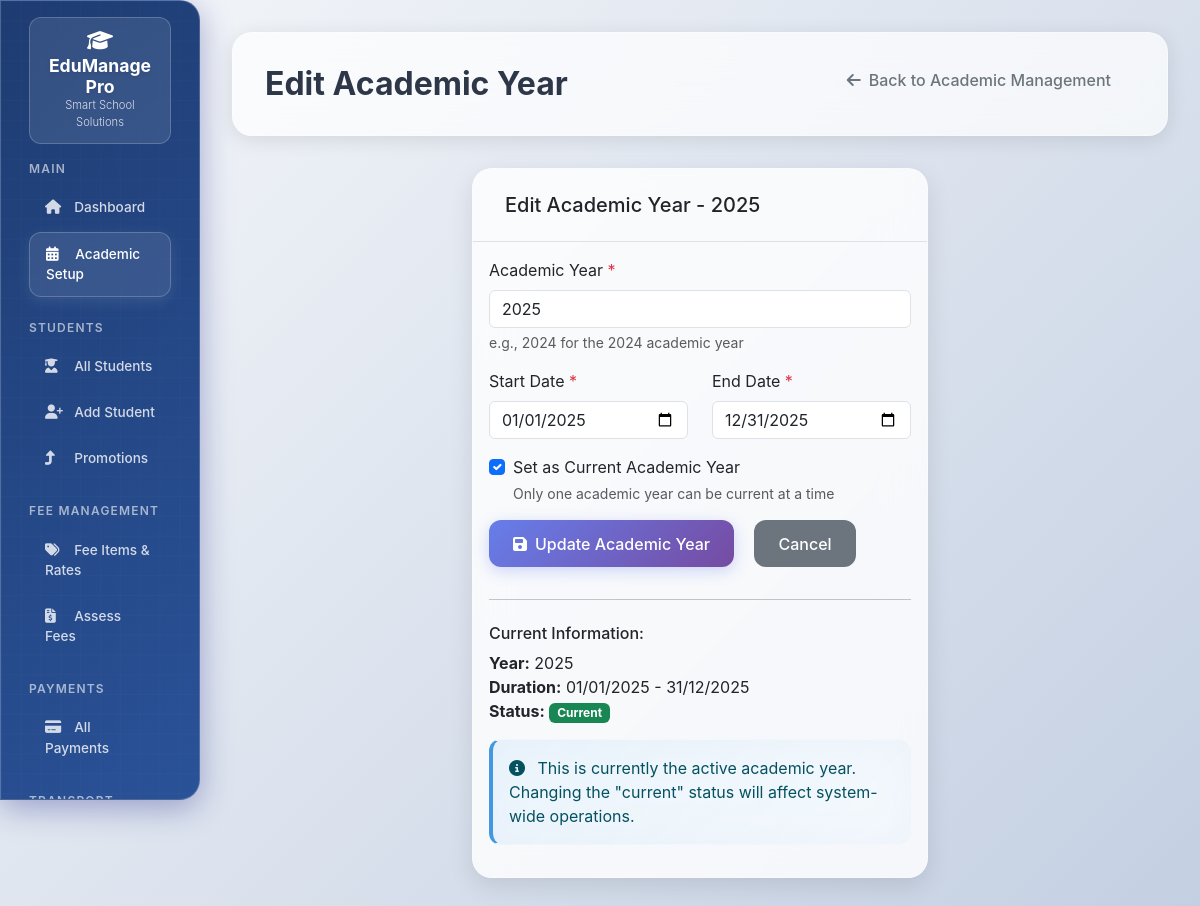
The app's page /academic/year/edit/1 (signed in) with its own data.
### models.py (models this page shows, shortened)
class AcademicYear(db.Model):
    __tablename__ = "academic_years"
    id = db.Column(db.Integer, primary_key=True)
    year = db.Column(db.Integer, unique=True, nullable=False)  # e.g., 2024
    start_date = db.Column(db.Date, nullable=False)
    end_date = db.Column(db.Date, nullable=False)
    is_current = db.Column(db.Boolean, default=False)

### app.py (the view, shortened to what this page needs)
@app.route('/academic/year/edit/<int:year_id>', methods=['GET', 'POST'])
@login_required
def edit_academic_year(year_id):
    academic_year = AcademicYear.query.get_or_404(year_id)
    return render_template('academic/edit_year.html', academic_year=academic_year)

### app.py (called while the page is built)
@app.context_processor
def inject_common_vars():
    return {
        'date': date,
        'datetime': datetime,
        'Decimal': Decimal,
        'today': date.today(),  # Current date
        'now': datetime.now()   # Current datetime
    }

@app.context_processor
def inject_enums():
    return {
        'StudentType': StudentType,
        'UserRole': UserRole,
        'PaymentMode': PaymentMode,
        'FeeScope': FeeScope,
        'PromotionStatus': PromotionStatus
    }

@login_manager.user_loader
def load_user(user_id):
    return User.query.get(int(user_id))

### Templates/academic/edit_year.html (shortened to what this page needs)
{% extends "base.html" %}
{% block page_title %}Edit Academic Year{% endblock %}
{% block page_actions %}
    <a href="{{ url_for('academic_management') }}" class="btn btn-outline-secondary">
        <i class="fas fa-arrow-left me-2"></i>Back to Academic Management
    </a>
{% endblock %}
{% block content %}
<div class="row justify-content-center">
    <div class="col-lg-6">
        <div class="card">
            <div class="card-header">
                <h5 class="mb-0">Edit Academic Year - {{ academic_year.year }}</h5>
            </div>
            <div class="card-body">
                <form method="POST">
                    <div class="mb-3">
                        <label for="year" class="form-label">Academic Year <span class="text-danger">*</span></label>
                        <input type="number" class="form-control" id="year" name="year"
                               value="{{ academic_year.year }}" required min="2020" max="2050">
                        <div class="form-text">e.g., 2024 for the 2024 academic year</div>
                    </div>
                    <div class="row">
                        <div class="col-md-6">
                            <div class="mb-3">
                                <label for="start_date" class="form-label">Start Date <span class="text-danger">*</span></label>
                                <input type="date" class="form-control" id="start_date" name="start_date"
                                       value="{{ academic_year.start_date.strftime('%Y-%m-%d') }}" required>
                            </div>
                        </div>
                        <div class="col-md-6">
                            <div class="mb-3">
                                <label for="end_date" class="form-label">End Date <span class="text-danger">*</span></label>
                                <input type="date" class="form-control" id="end_date" name="end_date"
                                       value="{{ academic_year.end_date.strftime('%Y-%m-%d') }}" required>
                            </div>
                        </div>
                    </div>
                    <div class="mb-3">
                        <div class="form-check">
                            <input class="form-check-input" type="checkbox" id="is_current" name="is_current"
                                   {{ 'checked' if academic_year.is_current }}>
                            <label class="form-check-label" for="is_current">
                                Set as Current Academic Year
                            </label>
                            <div class="form-text">Only one academic year can be current at a time</div>
                        </div>
                    </div>
                    <div class="row">
                        <div class="col">
                            <button type="submit" class="btn btn-primary">
                                <i class="fas fa-save me-2"></i>Update Academic Year
                            </button>
                            <a href="{{ url_for('academic_management') }}" class="btn btn-secondary ms-2">Cancel</a>
                        </div>
                    </div>
                </form>
                <hr class="my-4">
                <h6>Current Information:</h6>
                <div class="row">
                    <div class="col">
                        <ul class="list-unstyled">
                            <li><strong>Year:</strong> {{ academic_year.year }}</li>
                            <li><strong>Duration:</strong> {{ academic_year.start_date.strftime('%d/%m/%Y') }} - {{ academic_year.end_date.strftime('%d/%m/%Y') }}</li>
                            <li><strong>Status:</strong>
                                {% if academic_year.is_current %}
                                    <span class="badge bg-success">Current</span>
                                {% else %}
                                    <span class="badge bg-secondary">Not Current</span>
                                {% endif %}
                            </li>
                        </ul>
                    </div>
                </div>
                {% if academic_year.is_current %}
                <div class="alert alert-info">
                    <i class="fas fa-info-circle me-2"></i>
                    This is currently the active academic year. Changing the "current" status will affect system-wide operations.
                </div>
                {% endif %}
            </div>
        </div>
    </div>
</div>
{% endblock %}

### Templates/base.html (style rules this page uses)
:root { --primary-gradient: linear-gradient(135deg, #667eea 0%, #764ba2 100%); --modern-gradient: linear-gradient(135deg, #1e3c72 0%, #2a5298 100%); --glass-bg: rgba(255, 255, 255, 0.1); --glass-border: rgba(255, 255, 255, 0.2); --shadow-light: 0 8px 32px rgba(31, 38, 135, 0.37); --shadow-hover: 0 15px 35px rgba(31, 38, 135, 0.5); --border-radius: 20px; --border-radius-small: 12px; --transition: all 0.2s ease; }
body { font-family: 'Inter', -apple-system, BlinkMacSystemFont, 'Segoe UI', sans-serif; background: linear-gradient(135deg, #f5f7fa 0%, #c3cfe2 100%); min-height: 100vh; }
.card { background: rgba(255, 255, 255, 0.8); backdrop-filter: blur(20px); border: 1px solid rgba(255, 255, 255, 0.3); border-radius: var(--border-radius); box-shadow: 0 8px 25px rgba(0, 0, 0, 0.1); transition: var(--transition); margin-bottom: 1.5rem; }
.card-header { background: transparent; border-bottom: 1px solid rgba(0, 0, 0, 0.1); border-radius: var(--border-radius) var(--border-radius) 0 0 !important; padding: 1.5rem 2rem; font-weight: 600; }
.btn { border-radius: var(--border-radius-small); font-weight: 500; transition: var(--transition); border: none; padding: 0.7rem 1.5rem; margin-right: 0.5rem; margin-bottom: 0.5rem; }
.btn:last-child { margin-right: 0; }
.btn-primary { background: linear-gradient(135deg, #667eea 0%, #764ba2 100%); color: white; box-shadow: 0 4px 15px rgba(102, 126, 234, 0.3); }
.alert { background: rgba(255, 255, 255, 0.9); backdrop-filter: blur(20px); border: 1px solid rgba(255, 255, 255, 0.3); border-radius: var(--border-radius-small); border-left: 4px solid; animation: slideIn 0.3s ease-out; }
.alert-info { border-left-color: #4299e1; background: linear-gradient(135deg, rgba(66, 153, 225, 0.1), rgba(66, 153, 225, 0.05)); }

### records on screen
AcademicYear: year "2025", start_date "01/01/2025", end_date "12/31/2025", end_date "31/12/2025"
